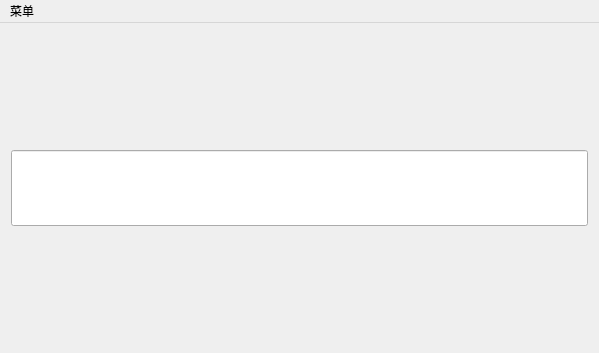
<?xml version="1.0" encoding="UTF-8"?>
<ui version="4.0">
 <class>MainWindow</class>
 <widget class="QMainWindow" name="MainWindow">
  <property name="geometry">
   <rect>
    <x>0</x>
    <y>0</y>
    <width>599</width>
    <height>353</height>
   </rect>
  </property>
  <property name="windowTitle">
   <string>MainWindow</string>
  </property>
  <widget class="QWidget" name="centralWidget">
   <layout class="QVBoxLayout" name="verticalLayout">
    <item>
     <widget class="QLineEdit" name="lineEdit">
      <property name="font">
       <font>
        <pointsize>45</pointsize>
       </font>
      </property>
     </widget>
    </item>
    <item>
     <layout class="QGridLayout" name="gridLayout">
      <property name="spacing">
       <number>0</number>
      </property>
     </layout>
    </item>
   </layout>
  </widget>
  <widget class="QMenuBar" name="menuBar">
   <property name="geometry">
    <rect>
     <x>0</x>
     <y>0</y>
     <width>599</width>
     <height>23</height>
    </rect>
   </property>
   <widget class="QMenu" name="menu">
    <property name="title">
     <string>菜单</string>
    </property>
    <widget class="QMenu" name="menu_2">
     <property name="title">
      <string>设置</string>
     </property>
     <addaction name="action1"/>
     <addaction name="action2"/>
     <addaction name="action4"/>
     <addaction name="action6"/>
     <addaction name="action8"/>
    </widget>
    <addaction name="menu_2"/>
   </widget>
   <addaction name="menu"/>
  </widget>
  <action name="action1">
   <property name="text">
    <string>1</string>
   </property>
  </action>
  <action name="action2">
   <property name="text">
    <string>2</string>
   </property>
  </action>
  <action name="action4">
   <property name="text">
    <string>4</string>
   </property>
  </action>
  <action name="action6">
   <property name="text">
    <string>6</string>
   </property>
  </action>
  <action name="action8">
   <property name="text">
    <string>8</string>
   </property>
  </action>
 </widget>
 <layoutdefault spacing="6" margin="11"/>
 <resources/>
 <connections/>
</ui>
